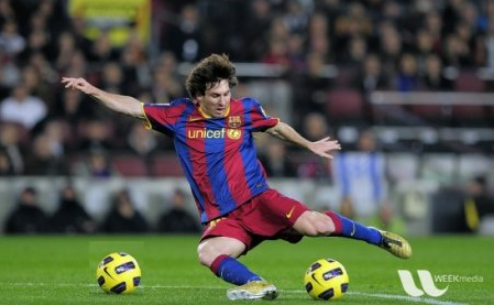
#> input picture pictures/messi.png, 494 x 305 px, found by its file name
$ python '2_Image Blurring (Image Smoothing).py'
#> lines starting #> are read from the running program, lines starting #| are printed output that depends on the picture
import cv2 as cv
import numpy as np
from matplotlib import pyplot as plt
img = cv.imread('pictures/messi.png')
#> img is the input picture: shape (305, 494, 3); mean B, G, R 72.5, 85.7, 82.4

# 1. Averaging
blur = cv.blur(img, (5, 5))
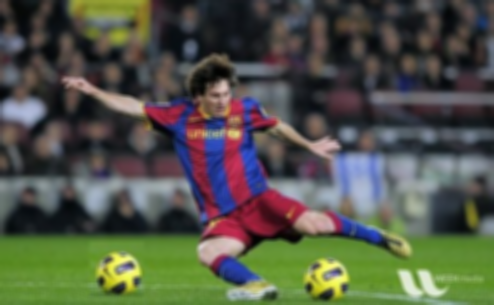
#> blur: shape (305, 494, 3); mean B, G, R 72.5, 85.7, 82.4

# 2. Gaussian Blurring
blur=cv.GaussianBlur(img,(5,5),0)   # gürültü azaltmada iyidir

# 3. Median Blurring
median = cv.medianBlur(img,5)

# 4.Bilateral Filtering
blur=cv.bilateralFilter(img,9,75,75)
# çıktı
plt.subplot(231), plt.imshow(img), plt.title('Original')
plt.xticks([]), plt.yticks([])
plt.subplot(232), plt.imshow(blur), plt.title('Blurred')
plt.xticks([]), plt.yticks([])
plt.subplot(233), plt.imshow(median), plt.title('median')
plt.xticks([]), plt.yticks([])
plt.show()
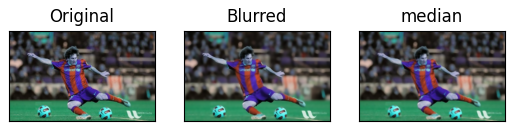
#> figure drawn by matplotlib, 3 panels; B, G, R data is drawn as R, G, B

$ run again, with pictures/apple.png copied over pictures/messi.png
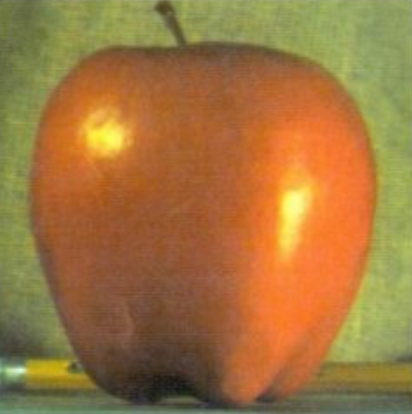
#> input picture pictures/apple.png, 412 x 414 px, found by its file name
#> img is the input picture: shape (414, 412, 3); mean B, G, R 63.2, 118, 159.8
#> `plt.show()`:
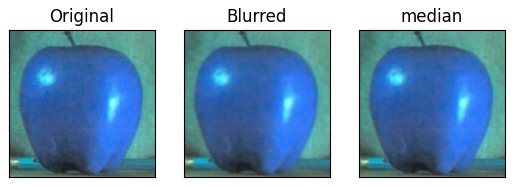
#> figure drawn by matplotlib, 3 panels; B, G, R data is drawn as R, G, B
